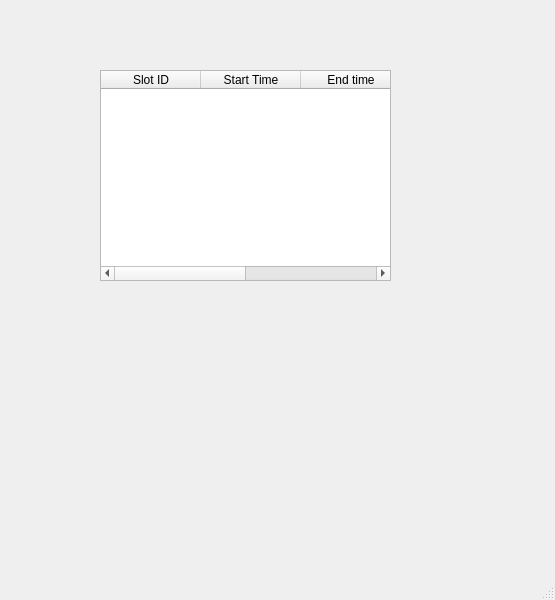
<?xml version="1.0" encoding="UTF-8"?>
<ui version="4.0">
 <class>MainWindow</class>
 <widget class="QMainWindow" name="MainWindow">
  <property name="geometry">
   <rect>
    <x>0</x>
    <y>0</y>
    <width>555</width>
    <height>600</height>
   </rect>
  </property>
  <property name="windowTitle">
   <string>MainWindow</string>
  </property>
  <widget class="QWidget" name="centralwidget">
   <widget class="QTableWidget" name="tableWidget">
    <property name="geometry">
     <rect>
      <x>100</x>
      <y>70</y>
      <width>291</width>
      <height>211</height>
     </rect>
    </property>
    <column>
     <property name="text">
      <string>Slot ID</string>
     </property>
    </column>
    <column>
     <property name="text">
      <string>Start Time</string>
     </property>
    </column>
    <column>
     <property name="text">
      <string>End time</string>
     </property>
    </column>
    <column>
     <property name="text">
      <string>Booked</string>
     </property>
    </column>
   </widget>
  </widget>
  <widget class="QMenuBar" name="menubar">
   <property name="geometry">
    <rect>
     <x>0</x>
     <y>0</y>
     <width>555</width>
     <height>18</height>
    </rect>
   </property>
  </widget>
  <widget class="QStatusBar" name="statusbar"/>
 </widget>
 <resources/>
 <connections/>
</ui>
